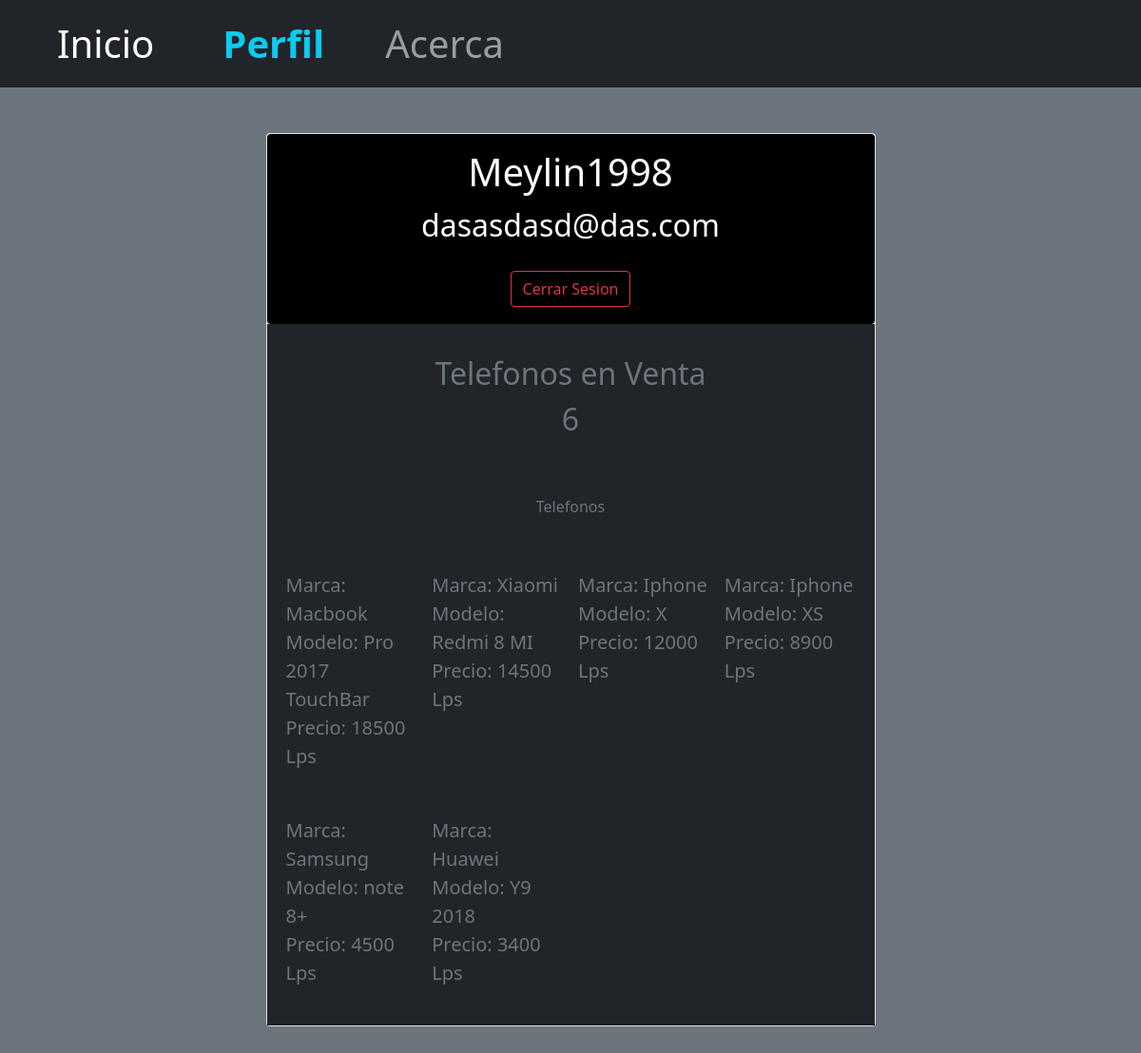
/perfil.php (signed in), run on the app's committed database.
### tables this page shows
CREATE TABLE `productos` (
  `Id` int(11) NOT NULL,
  `marca` varchar(45) DEFAULT NULL,
  `precio` double DEFAULT NULL,
  `createdAt` datetime DEFAULT NULL,
  `idUsuario` int(11) DEFAULT NULL,
  `modelo` varchar(45) DEFAULT NULL
);

### funciones.php (called while the page is built, shortened)
<?php
    function obtProducto($id){
      $conn = conectar();
      $sql = "SELECT * FROM productos where idUsuario = $id ORDER BY precio DESC";
      return mysqli_query($conn, $sql);
    }
?>

### perfil.php (the view, shortened to what this page needs)
<?php
        if(isset($_SESSION["usuario"])){
            $usuario=$_SESSION["usuario"];
             require_once("funciones.php");
             $Telefonos = obtProducto($usuario["Id"]);
             $intTelefonos=0;
               foreach($Telefonos as $r){
                  $intTelefonos++;
               }
        }else{
            header('Location: index.php');
        }
        ?>
<!DOCTYPE html>
<html lang="en">
<head>
    <link href="https://cdn.jsdelivr.net/npm/bootstrap@5.0.2/dist/css/bootstrap.min.css" rel="stylesheet">
</head>
<body class="bg-secondary">
    <header>
         <nav class="navbar navbar-expand-lg navbar-dark bg-dark">
  <div class="container-fluid">
    <a class="navbar-brand ms-5 fs-1" href="inicio.php">Inicio</a>
    <div class="collapse navbar-collapse" id="navbarSupportedContent">
      <ul class="navbar-nav me-auto mb-2 mb-lg-0">
          <li class="nav-item fs-1 ms-5">
              <a class="nav-link text-info fw-bold" href="perfil.php">Perfil</a>
            </li>
            <li class="nav-item ms-5 fs-1">
              <a class="nav-link" aria-current="page" href="#">Acerca</a>
            </li>
      </ul>
    </div>
  </div>
</nav>
</header>
<section class="h-100 gradient-custom-2">
  <div class="container py-5 h-100">
    <div class="row d-flex justify-content-center align-items-center h-100">
      <div class="col col-lg-9 col-xl-7">
        <div class="card">
          <div class="text-center m-auto w-100 rounded text-white d-flex flex-row" style="background-color: #000; height:200px;">
            <div class="m-auto fs-2" style="margin-top: 130px;">
              <h1 ><?php echo ucfirst($usuario["usuario"]);?></h2>
              <p><?php echo $usuario["correo"];?></p>
              <form action="inicio.php" method="post">
        <input class="btn btn-outline-danger" type="submit" name="CerrarSesion" value="Cerrar Sesion">
        </form>
            </div>
          </div>
          <div class="p-4 text-black bg-dark">
            <div class="d-flex justify-content-center text-center py-1">
              <div>
                <p class="fs-2 text-muted mb-0">Telefonos en Venta</p>
                <p class="fs-2 text-muted mb-1"><?php echo $intTelefonos;?></p>
              </div>
            </div>
          </div>
          <div class=" bg-dark text-muted card-body p-4 text-black">
            <div class="d-flex justify-content-center align-items-center mb-4">
              <p class="text-center fw-normal mb-0">Telefonos</p>
            </div>
            <br/>
            <div class="row g-4 text-muted">
              <?php foreach($Telefonos as $tel){?>
              <div class="col-3 text-muted rounded border-black btn-outline-light p-2 mb-2">
              <p class="lead fw-normal mb-0">Marca: <?php echo $tel["marca"];?></p>
              <p class="lead fw-normal mb-0">Modelo: <?php echo $tel["modelo"];?></p>
              <p class="lead fw-normal mb-0">Precio: <?php echo $tel["precio"];?> Lps</p>
               </div>
              <?php }; ?>
            </div>
          </div>
        </div>
      </div>
      </div>
  </div>
</section>
</body>
</html>

### data on the page
productos: marca "Macbook", modelo "Pro 2017 TouchBar", precio "18500"
productos: marca "Xiaomi", modelo "Redmi 8 MI", precio "14500"
productos: marca "Iphone", modelo "X", precio "12000"
productos: marca "Iphone", modelo "XS", precio "8900"
productos: marca "Samsung", modelo "note 8+", precio "4500"
productos: marca "Huawei", modelo "Y9 2018", precio "3400"

### other printed values
$usuario["usuario"] "Meylin1998"
$usuario["correo"] "dasasdasd@das.com"
$intTelefonos "6"
